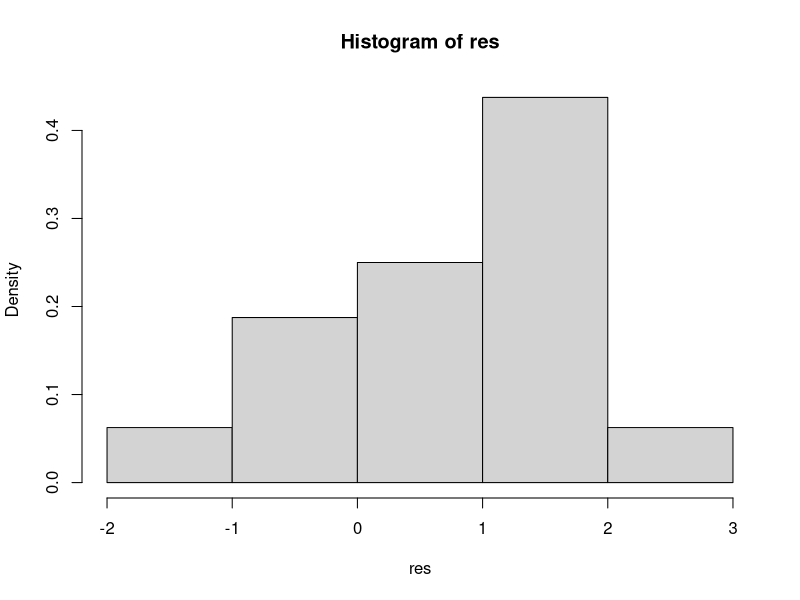

The R source for this figure:
res=c(1.931198009,
      0.212617923,
      -0.663202844,
      1.410817811,
      0.56784726,
      1.133061492,
      0.815028477,
      0.11447956,
      -1.299122141,
      1.083035089,
      2.620517249,
      1.318274203,
      1.661237723,
      1.061523771,
      -0.521401271,
      -0.259911294
)

t.test(res, mu=0)

ks.test(res,"pnorm",mean(res),sd(res))
shapiro.test(res)
hist(res, probability = T)

